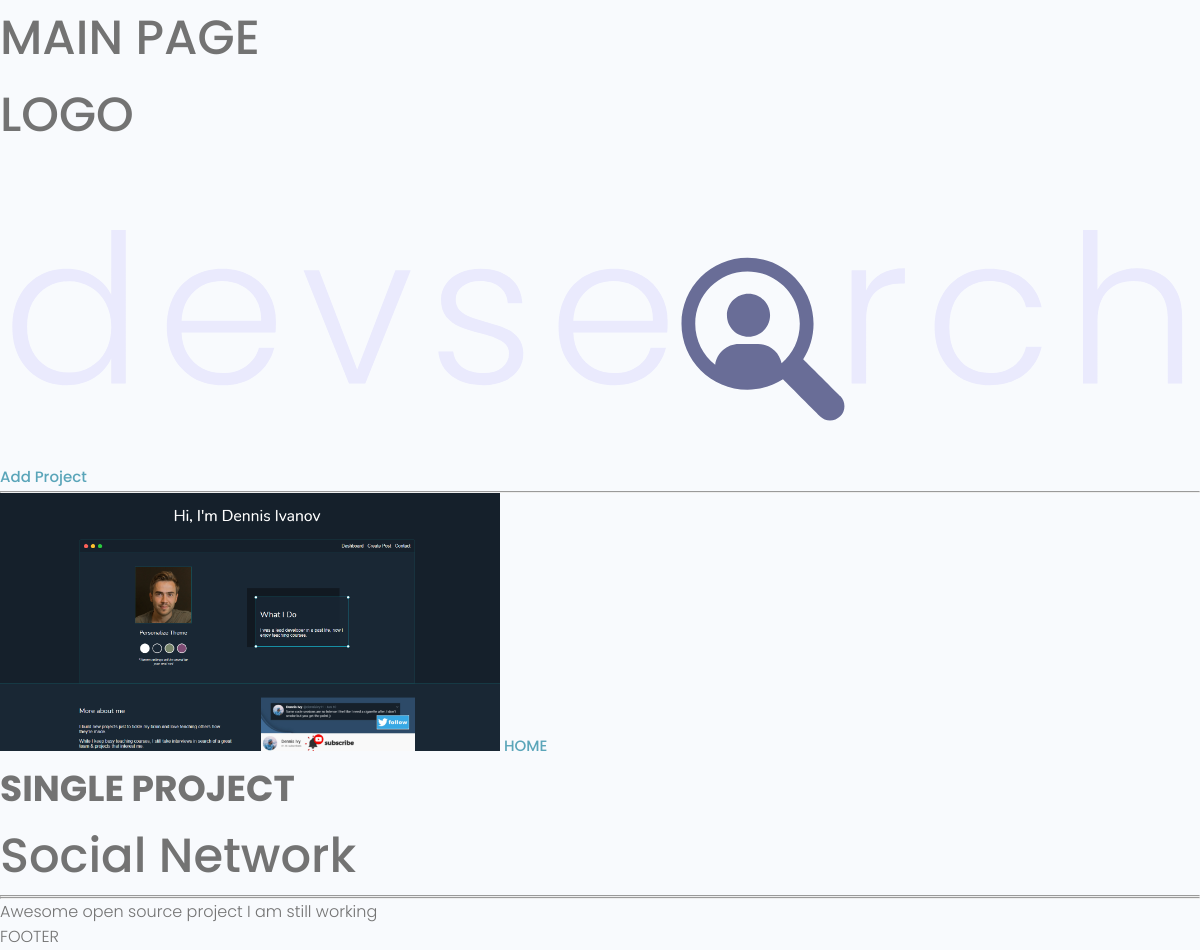
Screenshot of /projectadd/4d9fb6f5-7730-4c23-827b-ac0092d3369b/ with the database file from the repository.
### projects/models.py (models this page shows, shortened)
class Project(models.Model):
    title = models.CharField(max_length=200)
    description = models.TextField(null= True, blank= True)
    featured_image = models.ImageField(null= True, blank= True,default='default.jpg')
    demo_link=  models.CharField(max_length=200,null=True, blank=True)
    source_link= models.CharField(max_length=200,null=True, blank=True)
    tags = models.ManyToManyField('Tag',blank=True)
    vote_total = models.IntegerField(default=0,null=True,blank=True)
    vote_ratio = models.IntegerField(default=0,null=True,blank=True)
    created = models.DateTimeField(auto_now_add=True)
    id = models.UUIDField(default=uuid.uuid4,unique=True, primary_key=True,editable=False)

### projects/views.py (the view)
# urls.py: path('projectadd/<str:pk>/',views.project,name='project'),
def project(request,pk):
    projectObj = Project.objects.get(id=pk)
    return render(request, 'projects/single-project.html',{'project':projectObj})

### projects/templates/projects/single-project.html (shortened to what this page needs)
{% extends 'main.html' %} {% block content %}
<img style="max-width: 500px" src="{{ project.featured_image.url }}" />
<a href="/">HOME</a>
<h2>SINGLE PROJECT</h2>
<h1>{{project.title}}</h1>
<hr />
<hr />
<p>{{project.description}}</p>
{% endblock content %}

### static/styles/app.css (style rules this page uses)
:root { --color-sub: #2d2d39; }
img { width: 100%; }

### static/uikit/styles/modules/_variables.css (style rules this page uses)
:root { --color-main: #5aa5b9; --color-main-light: #e6faff; --color-sub: #3f4156; --color-sub-light: #51546e; --color-sub-lighter: #ededfd; --color-text: #737373; --color-gray: #8b8b8b; --color-light: #e5e7eb; --color-light-gray: #767676; --color-bg: #f8fafd; --color-white: #fffefd; --color-white-light: #f3f3f3; --color-success: #359e64; --color-success-bg: #def8e8; --color-error: #fc4b0b; --color-error-bg: #fff2ee; --font-base: 'Poppins', arial, helvetica, 'Segoe UI', roboto, ubuntu, sans-serif; --font-monospace: 'Fira Code', 'Courier New', courier, monospace; --font-regular: 300; --font-medium: 500; --font-bold: 700; --generic-shadow: 1px 1px 5px #00000010; --generic-transition: all 0.3s ease-in-out; }

### static/uikit/styles/modules/_base.css (style rules this page uses)
* { margin: 0; padding: 0; box-sizing: border-box; text-rendering: optimizeLegibility; color: inherit; font-size: inherit; }
html { font-size: 50%; }
@media only screen and (min-width: 480px) { html { font-size: 56.25%; } }
@media only screen and (min-width: 1200px) { html { font-size: 62.5%; } }
body { line-height: 1.6; font-weight: 400; font-size: 1.5rem; color: var(--color-text); background-color: var(--color-bg); min-height: 100vh; }

### static/uikit/styles/modules/_typography.css (style rules this page uses)
* { font-family: var(--font-base); }
h1 { font-size: 4.8rem; font-weight: var(--font-medium); }
h2 { font-size: 3.6rem; font-weight: var(--font-bold); }
p, span, strong { font-size: 1.6rem; color: var(--color-text); font-weight: var(--font-regular); }
a { padding-bottom: 2px; text-decoration: none; display: inline-block; color: var(--color-main); font-weight: var(--font-medium); }

### rows the page displays
Project: featured_image (picture), title "Social Network", description "Awesome open source project I am still working"
